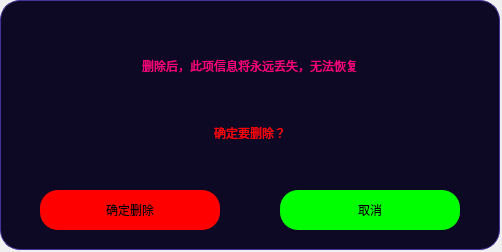
<?xml version="1.0" encoding="UTF-8"?>
<ui version="4.0">
 <class>Dialog</class>
 <widget class="QDialog" name="Dialog">
  <property name="geometry">
   <rect>
    <x>0</x>
    <y>0</y>
    <width>502</width>
    <height>252</height>
   </rect>
  </property>
  <property name="windowTitle">
   <string>Dialog</string>
  </property>
  <widget class="QFrame" name="frame">
   <property name="geometry">
    <rect>
     <x>0</x>
     <y>0</y>
     <width>500</width>
     <height>250</height>
    </rect>
   </property>
   <property name="minimumSize">
    <size>
     <width>500</width>
     <height>250</height>
    </size>
   </property>
   <property name="maximumSize">
    <size>
     <width>500</width>
     <height>250</height>
    </size>
   </property>
   <property name="styleSheet">
    <string notr="true">QFrame {
	background-color: rgb(13, 9, 36);
	border: 1px solid rgb(65, 51, 156);
	border-radius: 20px;
}
QFrame:hover {
	border: 2px solid rgb(255, 85, 0);
}</string>
   </property>
   <property name="frameShape">
    <enum>QFrame::StyledPanel</enum>
   </property>
   <property name="frameShadow">
    <enum>QFrame::Raised</enum>
   </property>
   <layout class="QVBoxLayout" name="verticalLayout">
    <property name="topMargin">
     <number>20</number>
    </property>
    <item>
     <widget class="QFrame" name="frame_4">
      <property name="styleSheet">
       <string notr="true">QFrame {
	border: none;
}
QFrame:hover {
	border: none;
}</string>
      </property>
      <property name="frameShape">
       <enum>QFrame::StyledPanel</enum>
      </property>
      <property name="frameShadow">
       <enum>QFrame::Raised</enum>
      </property>
      <layout class="QVBoxLayout" name="verticalLayout_2">
       <property name="spacing">
        <number>10</number>
       </property>
       <property name="leftMargin">
        <number>0</number>
       </property>
       <property name="topMargin">
        <number>20</number>
       </property>
       <property name="rightMargin">
        <number>0</number>
       </property>
       <property name="bottomMargin">
        <number>10</number>
       </property>
       <item alignment="Qt::AlignHCenter">
        <widget class="QLabel" name="label_tital_4">
         <property name="maximumSize">
          <size>
           <width>16777215</width>
           <height>50</height>
          </size>
         </property>
         <property name="styleSheet">
          <string notr="true">font: 700 18pt &quot;等线&quot;;
color: rgb(255, 0, 127);
border: none;</string>
         </property>
         <property name="text">
          <string>删除后，此项信息将永远丢失，无法恢复</string>
         </property>
         <property name="alignment">
          <set>Qt::AlignCenter</set>
         </property>
        </widget>
       </item>
       <item>
        <widget class="QLabel" name="label">
         <property name="styleSheet">
          <string notr="true">font: 700 18pt &quot;等线&quot;;
color: rgb(255, 0, 0);
border: none;</string>
         </property>
         <property name="text">
          <string>确定要删除？</string>
         </property>
         <property name="alignment">
          <set>Qt::AlignCenter</set>
         </property>
        </widget>
       </item>
      </layout>
     </widget>
    </item>
    <item>
     <widget class="QFrame" name="frame_3">
      <property name="maximumSize">
       <size>
        <width>16777215</width>
        <height>60</height>
       </size>
      </property>
      <property name="styleSheet">
       <string notr="true">QFrame {
	border: none;
}
QFrame:hover {
	border: none;
}</string>
      </property>
      <property name="frameShape">
       <enum>QFrame::StyledPanel</enum>
      </property>
      <property name="frameShadow">
       <enum>QFrame::Raised</enum>
      </property>
      <layout class="QHBoxLayout" name="horizontalLayout_3">
       <property name="spacing">
        <number>0</number>
       </property>
       <property name="leftMargin">
        <number>0</number>
       </property>
       <property name="topMargin">
        <number>0</number>
       </property>
       <property name="rightMargin">
        <number>0</number>
       </property>
       <property name="bottomMargin">
        <number>0</number>
       </property>
       <item>
        <widget class="QFrame" name="frame_39">
         <property name="styleSheet">
          <string notr="true">QFrame {
	border: none;
}
</string>
         </property>
         <property name="frameShape">
          <enum>QFrame::StyledPanel</enum>
         </property>
         <property name="frameShadow">
          <enum>QFrame::Raised</enum>
         </property>
         <layout class="QHBoxLayout" name="horizontalLayout_20">
          <property name="spacing">
           <number>0</number>
          </property>
          <property name="leftMargin">
           <number>0</number>
          </property>
          <property name="topMargin">
           <number>0</number>
          </property>
          <property name="rightMargin">
           <number>0</number>
          </property>
          <property name="bottomMargin">
           <number>0</number>
          </property>
          <item alignment="Qt::AlignVCenter">
           <widget class="QPushButton" name="Btn_determine_delete">
            <property name="enabled">
             <bool>true</bool>
            </property>
            <property name="sizePolicy">
             <sizepolicy hsizetype="Fixed" vsizetype="Preferred">
              <horstretch>0</horstretch>
              <verstretch>0</verstretch>
             </sizepolicy>
            </property>
            <property name="minimumSize">
             <size>
              <width>180</width>
              <height>40</height>
             </size>
            </property>
            <property name="maximumSize">
             <size>
              <width>180</width>
              <height>40</height>
             </size>
            </property>
            <property name="styleSheet">
             <string notr="true">QPushButton{	
	background-color: rgb(255, 0, 0);
	font: 700 18pt &quot;等线&quot;;
	border-radius: 18px;
}
QPushButton:hover{
	border: 3px solid rgb(255, 200, 0);  
}
QPushButton:pressed{
	color: green;
	border-color: blueviolet;
    background-color: rgb(85, 0, 255);
}
QPushButton:disabled{
	color: rgb(31, 31, 31);
    background-color: rgb(152, 152, 152);
}</string>
            </property>
            <property name="text">
             <string>确定删除</string>
            </property>
            <property name="iconSize">
             <size>
              <width>20</width>
              <height>20</height>
             </size>
            </property>
            <property name="checkable">
             <bool>true</bool>
            </property>
            <property name="checked">
             <bool>false</bool>
            </property>
           </widget>
          </item>
         </layout>
        </widget>
       </item>
       <item>
        <widget class="QFrame" name="frame_45">
         <property name="styleSheet">
          <string notr="true">QFrame {
	border: none;
}
</string>
         </property>
         <property name="frameShape">
          <enum>QFrame::StyledPanel</enum>
         </property>
         <property name="frameShadow">
          <enum>QFrame::Raised</enum>
         </property>
         <layout class="QHBoxLayout" name="horizontalLayout_30">
          <property name="spacing">
           <number>0</number>
          </property>
          <property name="leftMargin">
           <number>0</number>
          </property>
          <property name="topMargin">
           <number>0</number>
          </property>
          <property name="rightMargin">
           <number>0</number>
          </property>
          <property name="bottomMargin">
           <number>0</number>
          </property>
          <item alignment="Qt::AlignVCenter">
           <widget class="QPushButton" name="Btn_cancel_delete">
            <property name="enabled">
             <bool>true</bool>
            </property>
            <property name="sizePolicy">
             <sizepolicy hsizetype="Minimum" vsizetype="Minimum">
              <horstretch>0</horstretch>
              <verstretch>0</verstretch>
             </sizepolicy>
            </property>
            <property name="minimumSize">
             <size>
              <width>180</width>
              <height>40</height>
             </size>
            </property>
            <property name="maximumSize">
             <size>
              <width>180</width>
              <height>40</height>
             </size>
            </property>
            <property name="styleSheet">
             <string notr="true">QPushButton{	
	background-color: rgb(0, 255, 0);
	font: 700 18pt &quot;等线&quot;;
	border-radius: 18px;
}
QPushButton:hover{
	border: 3px solid rgb(255, 200, 0);  
}
QPushButton:pressed{
	color: green;
	border-color: blueviolet;
    background-color: rgb(85, 0, 255);
}
QPushButton:disabled{
	color: rgb(31, 31, 31);
    background-color: rgb(152, 152, 152);
}</string>
            </property>
            <property name="text">
             <string>取消</string>
            </property>
            <property name="iconSize">
             <size>
              <width>19</width>
              <height>20</height>
             </size>
            </property>
           </widget>
          </item>
         </layout>
        </widget>
       </item>
      </layout>
     </widget>
    </item>
   </layout>
  </widget>
 </widget>
 <resources/>
 <connections>
  <connection>
   <sender>Btn_cancel_delete</sender>
   <signal>clicked()</signal>
   <receiver>Dialog</receiver>
   <slot>close()</slot>
   <hints>
    <hint type="sourcelabel">
     <x>363</x>
     <y>209</y>
    </hint>
    <hint type="destinationlabel">
     <x>337</x>
     <y>0</y>
    </hint>
   </hints>
  </connection>
  <connection>
   <sender>Btn_determine_delete</sender>
   <signal>clicked()</signal>
   <receiver>Dialog</receiver>
   <slot>close()</slot>
   <hints>
    <hint type="sourcelabel">
     <x>160</x>
     <y>209</y>
    </hint>
    <hint type="destinationlabel">
     <x>199</x>
     <y>-11</y>
    </hint>
   </hints>
  </connection>
 </connections>
</ui>
